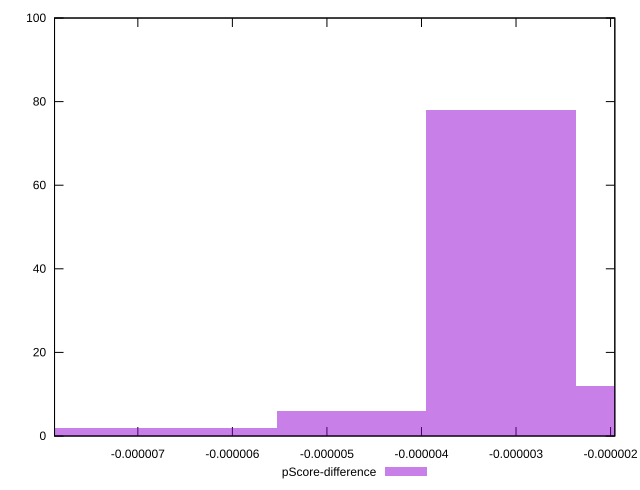

Here is the gnuplot script that generated this plot:
reset

$pScoreDifference <<EOF
-0.0000031589661790621544 78
-0.000004738449268593232 6
-0.0000015794830895310772 12
-0.000006317932358124309 2
-0.000007897415447655386 2
EOF

set key outside below
set boxwidth 0.0000015794830895310772
set xrange [-0.000007881102904061521:-0.0000019550348554497887]
set yrange [0:100]
set trange [0:100]
set style fill transparent solid 0.5 noborder
set terminal svg size 640, 490 enhanced background rgb 'white'
set output "report_00018_2021-02-10T15-25-16.877Z/bootup-time/samples/pages+cached+noadtech/pScore-difference/histogram.svg"

plot $pScoreDifference title "pScore-difference" with boxes

reset
